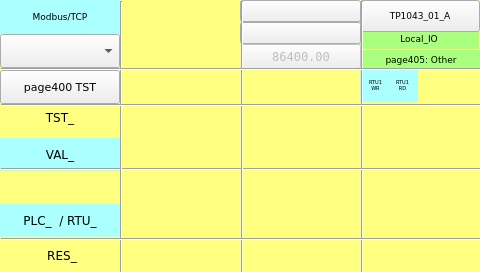
<?xml version="1.0" encoding="UTF-8"?>
<ui version="4.0">
<class>page405</class>
<widget class="QWidget" name="page405">
<property name="geometry">
<rect>
<x>0</x>
<y>0</y>
<width>480</width>
<height>272</height>
</rect>
</property>
<property name="minimumSize">
<size>
<width>480</width>
<height>272</height>
</size>
</property>
<property name="maximumSize">
<size>
<width>480</width>
<height>272</height>
</size>
</property>
<property name="windowTitle">
<string>page405</string>
</property>
<property name="styleSheet">
<string notr="true">QWidget#page405
{
background-color: rgb(255, 255, 127);
}</string>
</property>
<widget class="QLabel" name="label_Page">
<property name="geometry">
<rect>
<x>361</x>
<y>50</y>
<width>120</width>
<height>20</height>
</rect>
</property>
<property name="font">
<font>
<family>DejaVu Sans</family>
  <pointsize>7</pointsize>
</font>
</property>
<property name="styleSheet">
<string notr="true">background-color: rgb(170, 255, 127);</string>
</property>
<property name="text">
<string>page405: Other</string>
</property>
<property name="alignment">
<set>Qt::AlignCenter</set>
</property>
</widget>
<widget class="QLabel" name="label_18">
<property name="geometry">
<rect>
<x>359</x>
<y>29</y>
<width>120</width>
<height>20</height>
</rect>
</property>
<property name="font">
<font>
<family>DejaVu Sans</family>
  <pointsize>7</pointsize>
</font>
</property>
<property name="styleSheet">
<string notr="true">background-color: rgb(170, 255, 127);</string>
</property>
<property name="text">
<string>Local_IO</string>
</property>
<property name="alignment">
<set>Qt::AlignCenter</set>
</property>
</widget>
<widget class="Line" name="line_vt_2">
<property name="geometry">
<rect>
<x>241</x>
<y>1</y>
<width>3</width>
<height>272</height>
</rect>
</property>
<property name="orientation">
<enum>Qt::Vertical</enum>
</property>
<property name="font">
 <font>
  <family>DejaVu Sans</family>
  <pointsize>8</pointsize>
 </font>
</property>
</widget>
<widget class="Line" name="line_hr_4">
<property name="geometry">
<rect>
<x>1</x>
<y>104</y>
<width>481</width>
<height>3</height>
</rect>
</property>
<property name="orientation">
<enum>Qt::Horizontal</enum>
</property>
<property name="font">
 <font>
  <family>DejaVu Sans</family>
  <pointsize>8</pointsize>
 </font>
</property>
</widget>
<widget class="Line" name="line_hr_2">
<property name="geometry">
<rect>
<x>1</x>
<y>168</y>
<width>481</width>
<height>3</height>
</rect>
</property>
<property name="orientation">
<enum>Qt::Horizontal</enum>
</property>
<property name="font">
 <font>
  <family>DejaVu Sans</family>
  <pointsize>8</pointsize>
 </font>
</property>
</widget>
<widget class="Line" name="line_hr_1">
<property name="geometry">
<rect>
<x>1</x>
<y>68</y>
<width>481</width>
<height>3</height>
</rect>
</property>
<property name="orientation">
<enum>Qt::Horizontal</enum>
</property>
<property name="font">
 <font>
  <family>DejaVu Sans</family>
  <pointsize>8</pointsize>
 </font>
</property>
</widget>
<widget class="Line" name="line_vt_4">
<property name="geometry">
<rect>
<x>361</x>
<y>1</y>
<width>3</width>
<height>272</height>
</rect>
</property>
<property name="orientation">
<enum>Qt::Vertical</enum>
</property>
<property name="font">
 <font>
  <family>DejaVu Sans</family>
  <pointsize>8</pointsize>
 </font>
</property>
</widget>
<widget class="ATCMdate" name="atcmDate">
<property name="geometry">
<rect>
<x>240</x>
<y>0</y>
<width>121</width>
<height>22</height>
</rect>
</property>
<property name="font">
<font>
<family>DejaVu Sans Mono</family>
  <pointsize>8</pointsize>
</font>
</property>
<property name="toolTip">
<string>ATCM QDate</string>
</property>
<property name="whatsThis">
<string>ATCMdate widget</string>
</property>
<property name="bgColor">
<color>
<red>170</red>
<green>255</green>
<blue>127</blue>
</color>
</property>
<property name="borderWidth">
<number>0</number>
</property>
<property name="borderRadius">
<number>0</number>
</property>
<property name="format">
<enum>ATCMdate::YYYY_MM_DD</enum>
</property>
</widget>
<widget class="ATCMbutton" name="atcmButton_5">
<property name="geometry">
<rect>
<x>360</x>
<y>0</y>
<width>120</width>
<height>32</height>
</rect>
</property>
<property name="font">
<font>
<family>DejaVu Sans</family>
  <pointsize>7</pointsize>
<weight>50</weight>
<bold>false</bold>
</font>
</property>
<property name="toolTip">
<string/>
</property>
<property name="whatsThis">
<string>ATCMbutton widget</string>
</property>
<property name="pageName">
<string>menu</string>
</property>
<property name="statusvar">
<string/>
</property>
<property name="viewStatus">
<bool>false</bool>
</property>
<property name="refresh">
<number>200</number>
</property>
<property name="visibilityVar">
<string/>
</property>
<property name="bgColor">
<color>
<red>85</red>
<green>255</green>
<blue>255</blue>
</color>
</property>
<property name="borderColor">
<color>
<red>220</red>
<green>220</green>
<blue>220</blue>
</color>
</property>
<property name="text">
<string>TP1043_01_A</string>
</property>
<property name="pressText">
<string>TP1043_01_A</string>
</property>
<property name="borderWidth">
<number>2</number>
</property>
<property name="borderRadius">
<number>0</number>
</property>
<property name="apparence">
<enum>QFrame::Raised</enum>
</property>
</widget>
<widget class="Line" name="line_hr_3">
<property name="geometry">
<rect>
<x>1</x>
<y>238</y>
<width>481</width>
<height>3</height>
</rect>
</property>
<property name="orientation">
<enum>Qt::Horizontal</enum>
</property>
<property name="font">
 <font>
  <family>DejaVu Sans</family>
  <pointsize>8</pointsize>
 </font>
</property>
</widget>
<widget class="Line" name="line_vt_1">
<property name="geometry">
<rect>
<x>120</x>
<y>1</y>
<width>3</width>
<height>272</height>
</rect>
</property>
<property name="orientation">
<enum>Qt::Vertical</enum>
</property>
<property name="font">
 <font>
  <family>DejaVu Sans</family>
  <pointsize>8</pointsize>
 </font>
</property>
</widget>
<widget class="ATCMtime" name="atcmTime_2">
<property name="geometry">
<rect>
<x>240</x>
<y>22</y>
<width>121</width>
<height>22</height>
</rect>
</property>
<property name="font">
<font>
<family>DejaVu Sans Mono</family>
  <pointsize>8</pointsize>
</font>
</property>
<property name="toolTip">
<string>ATCM QTime</string>
</property>
<property name="whatsThis">
<string>ATCMtime widget</string>
</property>
<property name="bgColor">
<color>
<red>170</red>
<green>255</green>
<blue>127</blue>
</color>
</property>
<property name="borderWidth">
<number>0</number>
</property>
<property name="borderRadius">
<number>0</number>
</property>
</widget>
<widget class="QLabel" name="label_PLC_AnOut_14">
<property name="geometry">
<rect>
<x>0</x>
<y>204</y>
<width>120</width>
<height>33</height>
</rect>
</property>
<property name="font">
<font>
<family>DejaVu Sans</family>
  <pointsize>9</pointsize>
</font>
</property>
<property name="styleSheet">
<string notr="true">background-color: rgb(170, 255, 255);</string>
</property>
<property name="text">
<string>PLC_  / RTU_</string>
</property>
<property name="alignment">
<set>Qt::AlignCenter</set>
</property>
</widget>
<widget class="QLabel" name="label_PLC_AnOut_15">
<property name="geometry">
<rect>
<x>2</x>
<y>239</y>
<width>120</width>
<height>33</height>
</rect>
</property>
<property name="font">
<font>
<family>DejaVu Sans</family>
  <pointsize>9</pointsize>
</font>
</property>
<property name="styleSheet">
<string notr="true">background-color: rgb(255, 255, 127);</string>
</property>
<property name="text">
<string>RES_</string>
</property>
<property name="alignment">
<set>Qt::AlignCenter</set>
</property>
</widget>
<widget class="QLabel" name="label_PLC_AnOut_13">
<property name="geometry">
<rect>
<x>0</x>
<y>101</y>
<width>120</width>
<height>33</height>
</rect>
</property>
<property name="font">
<font>
<family>DejaVu Sans</family>
  <pointsize>9</pointsize>
</font>
</property>
<property name="styleSheet">
<string notr="true">background-color: rgb(255, 255, 127);</string>
</property>
<property name="text">
<string>TST_</string>
</property>
<property name="alignment">
<set>Qt::AlignCenter</set>
</property>
</widget>
<widget class="ATCMbutton" name="atcmButton_page402_2">
<property name="geometry">
<rect>
<x>0</x>
<y>70</y>
<width>120</width>
<height>34</height>
</rect>
</property>
<property name="toolTip">
<string/>
</property>
<property name="whatsThis">
<string>ATCMbutton widget</string>
</property>
<property name="pageName">
<string>page400</string>
</property>
<property name="statusvar">
<string/>
</property>
<property name="viewStatus">
<bool>false</bool>
</property>
<property name="visibilityVar">
<string/>
</property>
<property name="bgColor">
<color>
<red>170</red>
<green>255</green>
<blue>255</blue>
</color>
</property>
<property name="text">
<string>page400 TST</string>
</property>
<property name="pressText">
<string>page400 TST</string>
</property>
<property name="borderWidth">
<number>0</number>
</property>
<property name="borderRadius">
<number>0</number>
</property>
<property name="apparence">
<enum>QFrame::Raised</enum>
</property>
<property name="font">
 <font>
  <family>DejaVu Sans</family>
  <pointsize>8</pointsize>
 </font>
</property>
</widget>
<widget class="ATCMlabel" name="atcmLabel_PLC_time">
<property name="enabled">
<bool>false</bool>
</property>
<property name="geometry">
<rect>
<x>241</x>
<y>44</y>
<width>120</width>
<height>25</height>
</rect>
</property>
<property name="font">
<font>
<family>DejaVu Sans Mono</family>
  <pointsize>9</pointsize>
</font>
</property>
<property name="text">
<string>86400.00</string>
</property>
<property name="toolTip">
<string>PLC_time</string>
</property>
<property name="whatsThis">
<string>ATCMlabel widget</string>
</property>
<property name="variable">
<string>PLC_time</string>
</property>
<property name="refresh">
<number>500</number>
</property>
<property name="max">
<string>0</string>
</property>
<property name="min">
<string>0</string>
</property>
<property name="viewStatus">
<bool>false</bool>
</property>
<property name="visibilityVar">
<string/>
</property>
<property name="bgColor">
<color>
<red>170</red>
<green>255</green>
<blue>127</blue>
</color>
</property>
<property name="fontColor">
<color>
<red>0</red>
<green>0</green>
<blue>0</blue>
</color>
</property>
<property name="borderWidth">
<number>0</number>
</property>
<property name="borderRadius">
<number>0</number>
</property>
</widget>
<widget class="ATCMled" name="atcmLed_TST_RTU1_WR">
<property name="geometry">
<rect>
<x>358</x>
<y>102</y>
<width>31</width>
<height>34</height>
</rect>
</property>
<property name="toolTip">
<string>TST_RTU1_WR</string>
</property>
<property name="whatsThis">
<string>ATCMled widget</string>
</property>
<property name="variable">
<string>TST_RTU1_WR</string>
</property>
<property name="refresh">
<number>500</number>
</property>
<property name="viewStatus">
<bool>false</bool>
</property>
<property name="visibilityVar">
<string/>
</property>
<property name="onIcon">
<iconset>
<normaloff>:/on.png</normaloff>:/on.png</iconset>
</property>
<property name="offIcon">
<iconset>
<normaloff>:/off.png</normaloff>:/off.png</iconset>
</property>
<property name="font">
 <font>
  <family>DejaVu Sans</family>
  <pointsize>8</pointsize>
 </font>
</property>
</widget>
<widget class="ATCMled" name="atcmLed_OK_RTU1_RD">
<property name="geometry">
<rect>
<x>388</x>
<y>240</y>
<width>31</width>
<height>34</height>
</rect>
</property>
<property name="toolTip">
<string>RES_RTU1_RD</string>
</property>
<property name="whatsThis">
<string>ATCMled widget</string>
</property>
<property name="variable">
<string>RES_RTU1_RD</string>
</property>
<property name="refresh">
<number>500</number>
</property>
<property name="viewStatus">
<bool>false</bool>
</property>
<property name="visibilityVar">
<string>TST_RTU1_RD</string>
</property>
<property name="onIcon">
<iconset>
<normaloff>:/on.png</normaloff>:/on.png</iconset>
</property>
<property name="offIcon">
<iconset>
<normaloff>:/off.png</normaloff>:/off.png</iconset>
</property>
<property name="font">
 <font>
  <family>DejaVu Sans</family>
  <pointsize>8</pointsize>
 </font>
</property>
</widget>
<widget class="ATCMled" name="atcmLed_TST_RTU1_RD">
<property name="geometry">
<rect>
<x>388</x>
<y>102</y>
<width>31</width>
<height>34</height>
</rect>
</property>
<property name="toolTip">
<string>TST_RTU1_RD</string>
</property>
<property name="whatsThis">
<string>ATCMled widget</string>
</property>
<property name="variable">
<string>TST_RTU1_RD</string>
</property>
<property name="refresh">
<number>500</number>
</property>
<property name="viewStatus">
<bool>false</bool>
</property>
<property name="visibilityVar">
<string/>
</property>
<property name="onIcon">
<iconset>
<normaloff>:/on.png</normaloff>:/on.png</iconset>
</property>
<property name="offIcon">
<iconset>
<normaloff>:/off.png</normaloff>:/off.png</iconset>
</property>
<property name="font">
 <font>
  <family>DejaVu Sans</family>
  <pointsize>8</pointsize>
 </font>
</property>
</widget>
<widget class="QLabel" name="label_PLC_AnOut_10">
<property name="geometry">
<rect>
<x>387</x>
<y>68</y>
<width>31</width>
<height>34</height>
</rect>
</property>
<property name="font">
<font>
<family>DejaVu Sans</family>
  <pointsize>4</pointsize>
</font>
</property>
<property name="styleSheet">
<string notr="true">background-color: rgb(170, 255, 255);</string>
</property>
<property name="text">
<string>RTU1
RD</string>
</property>
<property name="alignment">
<set>Qt::AlignCenter</set>
</property>
</widget>
<widget class="ATCMled" name="atcmLed_VAL_RTU1_WR">
<property name="geometry">
<rect>
<x>359</x>
<y>136</y>
<width>31</width>
<height>34</height>
</rect>
</property>
<property name="toolTip">
<string>VAL_RTU1_WR</string>
</property>
<property name="whatsThis">
<string>ATCMled widget</string>
</property>
<property name="variable">
<string>VAL_RTU1_WR</string>
</property>
<property name="refresh">
<number>500</number>
</property>
<property name="viewStatus">
<bool>false</bool>
</property>
<property name="visibilityVar">
<string>TST_RTU1_WR</string>
</property>
<property name="onIcon">
<iconset>
<normaloff>:/on.png</normaloff>:/on.png</iconset>
</property>
<property name="offIcon">
<iconset>
<normaloff>:/off.png</normaloff>:/off.png</iconset>
</property>
<property name="font">
 <font>
  <family>DejaVu Sans</family>
  <pointsize>8</pointsize>
 </font>
</property>
</widget>
<widget class="ATCMled" name="atcmLed_RES_RTU1_RD">
<property name="geometry">
<rect>
<x>388</x>
<y>204</y>
<width>31</width>
<height>34</height>
</rect>
</property>
<property name="toolTip">
<string>RTU_RTU1_RD</string>
</property>
<property name="whatsThis">
<string>ATCMled widget</string>
</property>
<property name="variable">
<string>RTU_RTU1_RD</string>
</property>
<property name="refresh">
<number>500</number>
</property>
<property name="viewStatus">
<bool>false</bool>
</property>
<property name="visibilityVar">
<string>TST_RTU1_RD</string>
</property>
<property name="onIcon">
<iconset>
<normaloff>:/on.png</normaloff>:/on.png</iconset>
</property>
<property name="offIcon">
<iconset>
<normaloff>:/off.png</normaloff>:/off.png</iconset>
</property>
<property name="font">
 <font>
  <family>DejaVu Sans</family>
  <pointsize>8</pointsize>
 </font>
</property>
</widget>
<widget class="ATCMled" name="atcmLed_RES_RTU1_WR">
<property name="geometry">
<rect>
<x>358</x>
<y>204</y>
<width>31</width>
<height>34</height>
</rect>
</property>
<property name="toolTip">
<string>RTU_RTU1_WR</string>
</property>
<property name="whatsThis">
<string>ATCMled widget</string>
</property>
<property name="variable">
<string>RTU_RTU1_WR</string>
</property>
<property name="refresh">
<number>500</number>
</property>
<property name="viewStatus">
<bool>false</bool>
</property>
<property name="visibilityVar">
<string>TST_RTU1_WR</string>
</property>
<property name="onIcon">
<iconset>
<normaloff>:/on.png</normaloff>:/on.png</iconset>
</property>
<property name="offIcon">
<iconset>
<normaloff>:/off.png</normaloff>:/off.png</iconset>
</property>
<property name="font">
 <font>
  <family>DejaVu Sans</family>
  <pointsize>8</pointsize>
 </font>
</property>
</widget>
<widget class="QLabel" name="label_PLC_AnOut_9">
<property name="geometry">
<rect>
<x>360</x>
<y>68</y>
<width>31</width>
<height>34</height>
</rect>
</property>
<property name="font">
<font>
<family>DejaVu Sans</family>
  <pointsize>4</pointsize>
</font>
</property>
<property name="styleSheet">
<string notr="true">background-color: rgb(170, 255, 255);</string>
</property>
<property name="text">
<string>RTU1
WR</string>
</property>
<property name="alignment">
<set>Qt::AlignCenter</set>
</property>
</widget>
<widget class="QLabel" name="label_PLC_AnOut_16">
<property name="geometry">
<rect>
<x>0</x>
<y>138</y>
<width>120</width>
<height>33</height>
</rect>
</property>
<property name="font">
<font>
<family>DejaVu Sans</family>
  <pointsize>9</pointsize>
</font>
</property>
<property name="styleSheet">
<string notr="true">background-color: rgb(170, 255, 255);</string>
</property>
<property name="text">
<string>VAL_</string>
</property>
<property name="alignment">
<set>Qt::AlignCenter</set>
</property>
</widget>
<widget class="ATCMcombobox" name="atcmComboBox">
<property name="geometry">
<rect>
<x>0</x>
<y>34</y>
<width>120</width>
<height>34</height>
</rect>
</property>
<property name="font">
<font>
<family>DejaVu Sans</family>
  <pointsize>7</pointsize>
</font>
</property>
<property name="toolTip">
<string>TEST_COMMAND</string>
</property>
<property name="whatsThis">
<string>ATCMcombobox widget</string>
</property>
<property name="variable">
<string>TEST_COMMAND</string>
</property>
<property name="refresh">
<number>500</number>
</property>
<property name="viewStatus">
<bool>false</bool>
</property>
<property name="writeAcknowledge">
<bool>false</bool>
</property>
<property name="visibilityVar">
<string/>
</property>
<property name="bgColor">
<color>
<red>170</red>
<green>255</green>
<blue>127</blue>
</color>
</property>
<property name="borderWidth">
<number>0</number>
</property>
<property name="borderRadius">
<number>0</number>
</property>
<property name="mapping">
<string>0;LOCAL;216;REMOTE;42;DONE</string>
</property>
</widget>
<widget class="QLabel" name="label_Start_3">
<property name="geometry">
<rect>
<x>0</x>
<y>0</y>
<width>120</width>
<height>34</height>
</rect>
</property>
<property name="font">
<font>
<family>DejaVu Sans</family>
  <pointsize>7</pointsize>
</font>
</property>
<property name="styleSheet">
<string notr="true">background-color: rgb(170, 255, 255);</string>
</property>
<property name="text">
<string>Modbus/TCP</string>
</property>
<property name="alignment">
<set>Qt::AlignCenter</set>
</property>
</widget>
<widget class="ATCManimation" name="atcmAnimation_TEST_STATUS">
<property name="geometry">
<rect>
<x>120</x>
<y>0</y>
<width>120</width>
<height>68</height>
</rect>
</property>
<property name="toolTip">
<string>TEST_STATUS</string>
</property>
<property name="whatsThis">
<string>ATCManimation widget</string>
</property>
<property name="mapping">
<string>0;:/icons/my_img/local.png;216;:/icons/my_img/remote.png;42;:/icons/my_img/done.png</string>
</property>
<property name="variable">
<string>TEST_STATUS</string>
</property>
<property name="refresh">
<number>500</number>
</property>
<property name="viewStatus">
<bool>false</bool>
</property>
<property name="visibilityVar">
<string/>
</property>
<property name="font">
 <font>
  <family>DejaVu Sans</family>
  <pointsize>8</pointsize>
 </font>
</property>
</widget>
<zorder>label_Page</zorder>
<zorder>label_18</zorder>
<zorder>atcmDate</zorder>
<zorder>atcmButton_5</zorder>
<zorder>atcmTime_2</zorder>
<zorder>label_PLC_AnOut_14</zorder>
<zorder>label_PLC_AnOut_15</zorder>
<zorder>label_PLC_AnOut_13</zorder>
<zorder>atcmButton_page402_2</zorder>
<zorder>atcmLabel_PLC_time</zorder>
<zorder>atcmLed_TST_RTU1_WR</zorder>
<zorder>atcmLed_OK_RTU1_RD</zorder>
<zorder>atcmLed_TST_RTU1_RD</zorder>
<zorder>label_PLC_AnOut_10</zorder>
<zorder>atcmLed_VAL_RTU1_WR</zorder>
<zorder>atcmLed_RES_RTU1_RD</zorder>
<zorder>atcmLed_RES_RTU1_WR</zorder>
<zorder>label_PLC_AnOut_9</zorder>
<zorder>label_PLC_AnOut_16</zorder>
<zorder>atcmComboBox</zorder>
<zorder>label_Start_3</zorder>
<zorder>atcmAnimation_TEST_STATUS</zorder>
<zorder>line_vt_4</zorder>
<zorder>line_hr_2</zorder>
<zorder>line_vt_2</zorder>
<zorder>line_vt_1</zorder>
<zorder>line_hr_3</zorder>
<zorder>line_hr_1</zorder>
<zorder>line_hr_4</zorder>
</widget>
<customwidgets>
<customwidget>
<class>ATCManimation</class>
<extends>QLabel</extends>
<header>atcmplugin.h</header>
</customwidget>
<customwidget>
<class>ATCMbutton</class>
<extends>QPushButton</extends>
<header>atcmplugin.h</header>
</customwidget>
<customwidget>
<class>ATCMcombobox</class>
<extends>QComboBox</extends>
<header>atcmplugin.h</header>
</customwidget>
<customwidget>
<class>ATCMdate</class>
<extends>QPushButton</extends>
<header>atcmplugin.h</header>
</customwidget>
<customwidget>
<class>ATCMlabel</class>
<extends>QPushButton</extends>
<header>atcmplugin.h</header>
</customwidget>
<customwidget>
<class>ATCMled</class>
<extends>QLabel</extends>
<header>atcmplugin.h</header>
</customwidget>
<customwidget>
<class>ATCMtime</class>
<extends>QPushButton</extends>
<header>atcmplugin.h</header>
</customwidget>
</customwidgets>
<resources/>
<connections>
<connection>
<sender>atcmButton_5</sender>
<signal>newPage(const char*,bool)</signal>
<receiver>page405</receiver>
<slot>goto_page(const char*,bool)</slot>
<hints>
<hint type="sourcelabel">
<x>20</x>
<y>20</y>
</hint>
<hint type="destinationlabel">
<x>20</x>
<y>20</y>
</hint>
</hints>
</connection>
<connection>
<sender>atcmButton_page402_2</sender>
<signal>newPage(const char*,bool)</signal>
<receiver>page405</receiver>
<slot>goto_page(const char*,bool)</slot>
<hints>
<hint type="sourcelabel">
<x>20</x>
<y>20</y>
</hint>
<hint type="destinationlabel">
<x>20</x>
<y>20</y>
</hint>
</hints>
</connection>
</connections>
<slots>
<slot>goto_page(const char*,bool)</slot>
</slots>
</ui>
